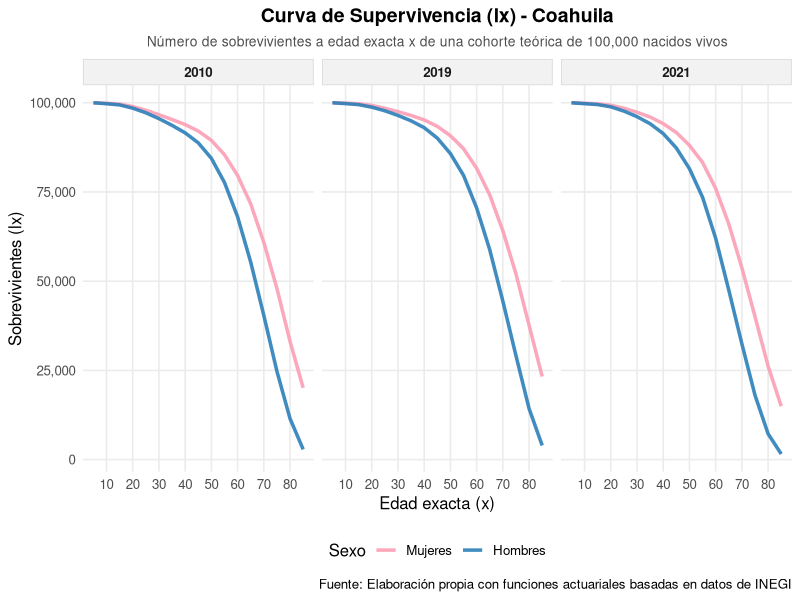
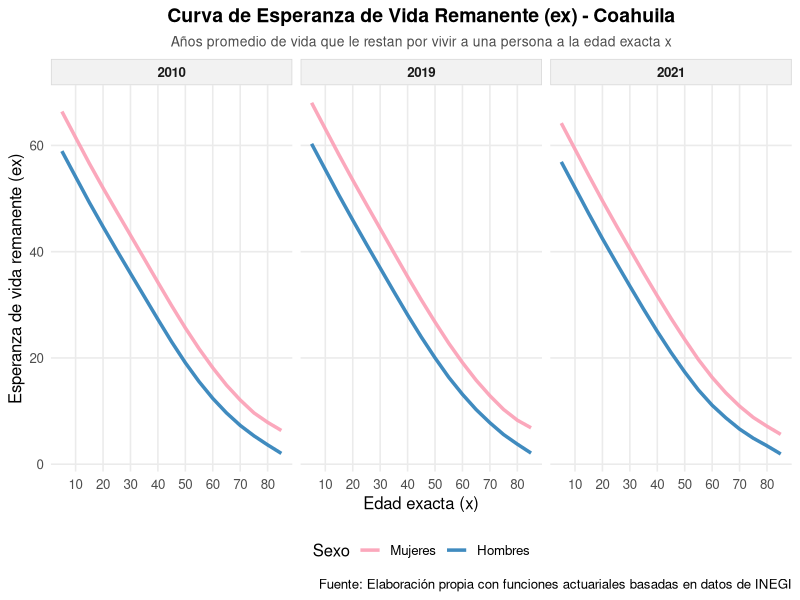

The R source for these figures, in order:
# ==============================================================================
# Script 8: Gráficas de Funciones de la Tabla de Mortalidad (lx y ex) - Coahuila
# ==============================================================================

# 1. Limpieza de memoria y gráficas ----
graphics.off()
rm(list = ls())

# 2. Carga de paquetes ----
library(data.table)
library(ggplot2)

# 3. Carga de las tablas de vida calculadas de Coahuila ----
tablas_vida <- fread("Data/tablas_vida_completas.csv")

# ==============================================================================
# 4. PREPROCESAMIENTO Y PARCHE DE EDADES ----
# ==============================================================================

# Si la columna de edad se llama 'x', la homologamos a 'age'
if ("x" %in% names(tablas_vida)) setnames(tablas_vida, "x", "age")

# Convertimos la edad a formato numérico puro (ej. "1-4" se vuelve 1, "85+" se vuelve 85)
tablas_vida[, age := as.numeric(gsub("-.*|\\+", "", as.character(age)))]

# Ordenamos perfectamente la base por año, sexo y edad
setorder(tablas_vida, year, sex, age)

# Aseguramos que exista la carpeta para guardar los nuevos gráficos
if(!dir.exists("images/funciones_vida")) dir.create("images/funciones_vida", recursive = TRUE)


# ==============================================================================
# 5. GRÁFICA 1: CURVA DE SUPERVIVENCIA (lx) ----
# ==============================================================================

ggplot(tablas_vida, aes(x = age, y = lx, color = sex)) +
  geom_line(linewidth = 1.2, alpha = 0.9) +
  facet_wrap(~year) +
  scale_color_manual(
    values = c("male" = "#2c7fb8", "female" = "#fa9fb5"),
    labels = c("male" = "Hombres", "female" = "Mujeres"),
    name = "Sexo"
  ) +
  scale_x_continuous(breaks = seq(0, 85, by = 10)) +
  scale_y_continuous(labels = scales::comma) +
  labs(
    title = "Curva de Supervivencia (lx) - Coahuila",
    subtitle = "Número de sobrevivientes a edad exacta x de una cohorte teórica de 100,000 nacidos vivos",
    x = "Edad exacta (x)",
    y = "Sobrevivientes (lx)",
    caption = "Fuente: Elaboración propia con funciones actuariales basadas en datos de INEGI"
  ) +
  theme_minimal(base_size = 12) +
  theme(
    plot.title = element_text(face = "bold", size = 14, hjust = 0.5),
    plot.subtitle = element_text(size = 10, color = "gray30", hjust = 0.5),
    legend.position = "bottom",
    panel.grid.minor = element_blank(),
    strip.background = element_rect(fill = "gray95", color = "gray85"),
    strip.text = element_text(face = "bold")
  )

ggsave("images/funciones_vida/curva_supervivencia_lx.png", width = 10, height = 6, dpi = 300)


# ==============================================================================
# 6. GRÁFICA 2: CURVA DE ESPERANZA DE VIDA COMPLETA (ex) ----
# ==============================================================================

ggplot(tablas_vida, aes(x = age, y = ex, color = sex)) +
  geom_line(linewidth = 1.2, alpha = 0.9) +
  facet_wrap(~year) +
  scale_color_manual(
    values = c("male" = "#2c7fb8", "female" = "#fa9fb5"),
    labels = c("male" = "Hombres", "female" = "Mujeres"),
    name = "Sexo"
  ) +
  scale_x_continuous(breaks = seq(0, 85, by = 10)) +
  labs(
    title = "Curva de Esperanza de Vida Remanente (ex) - Coahuila",
    subtitle = "Años promedio de vida que le restan por vivir a una persona a la edad exacta x",
    x = "Edad exacta (x)",
    y = "Esperanza de vida remanente (ex)",
    caption = "Fuente: Elaboración propia con funciones actuariales basadas en datos de INEGI"
  ) +
  theme_minimal(base_size = 12) +
  theme(
    plot.title = element_text(face = "bold", size = 14, hjust = 0.5),
    plot.subtitle = element_text(size = 10, color = "gray30", hjust = 0.5),
    legend.position = "bottom",
    panel.grid.minor = element_blank(),
    strip.background = element_rect(fill = "gray95", color = "gray85"),
    strip.text = element_text(face = "bold")
  )

ggsave("images/funciones_vida/curva_esperanza_ex.png", width = 10, height = 6, dpi = 300)

print("¡Gráficas de lx y ex generadas con éxito y guardadas en images/funciones_vida/!")
